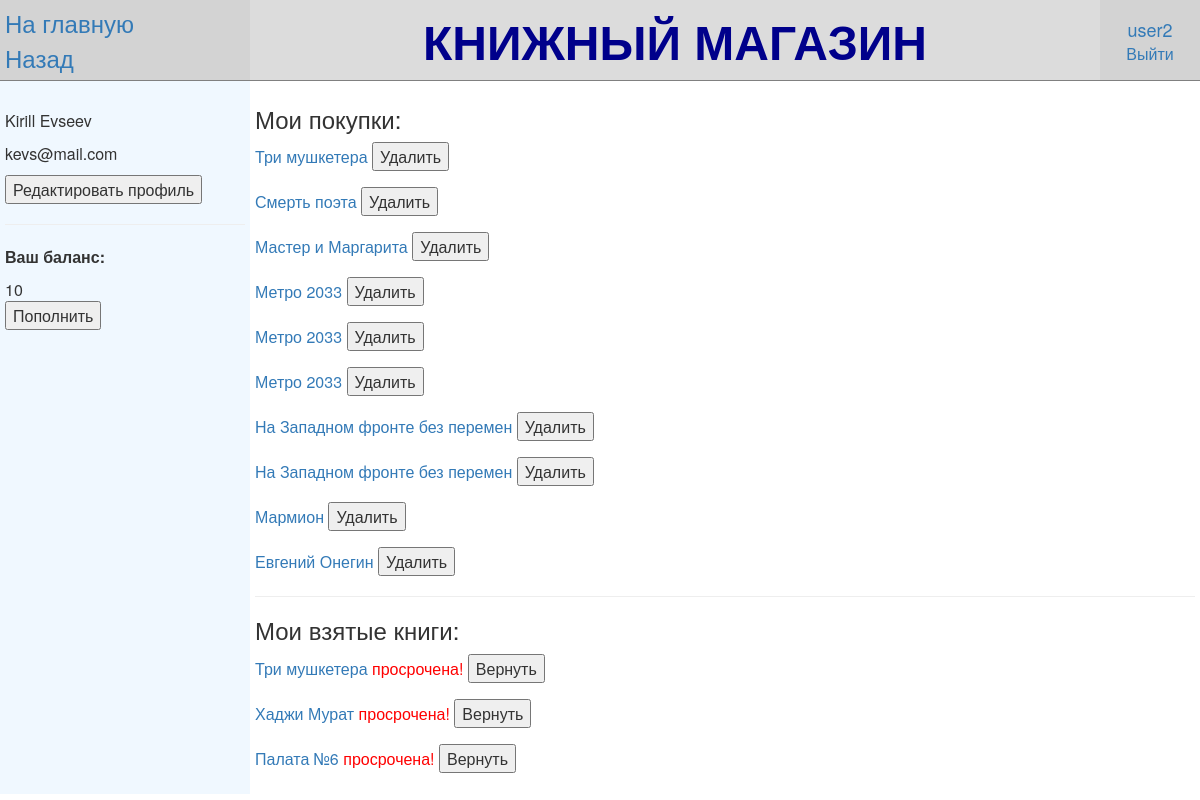
The page /profile/ (signed in) on the database as committed earlier.
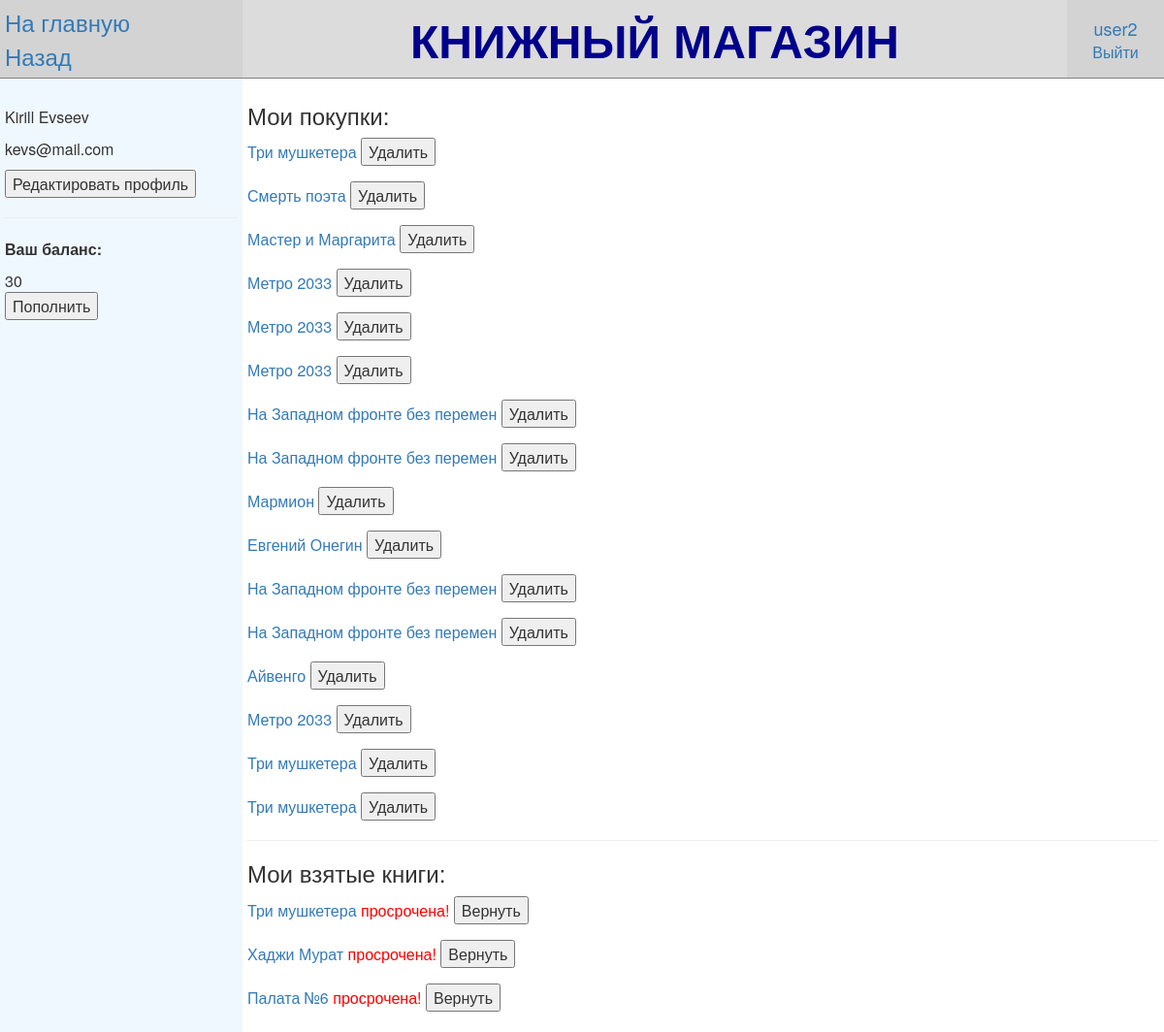
The same page on the database as committed later.
### bookstore_app/models.py (models this page shows, shortened)
class UserMoney(models.Model):
    user=models.OneToOneField(User, on_delete=models.CASCADE)
    money=models.IntegerField(default=0, validators=[MinValueValidator(0), MaxValueValidator(2147483647)], null=True, verbose_name="Баланс")

class Buy (models.Model):
    user=models.ForeignKey(User, on_delete=models.SET_NULL, null=True)
    book=models.ForeignKey(Book, on_delete=models.SET_NULL, null=True)

class Book (models.Model):
    LANG_CORT=(("ENG", "Английский"), ("DEU", "Немецкий"), ("FRA" ,"Французский"), ("RUS" ,"Русский"), ("ITA", "Итальянский"), ("SPA", "Испанский"), ("CHI", "Китайский"))
    GENR_CORT=((None, "---------"), ("Basnya", "Басня"), ("Povest", "Повесть"), ("Poema", "Поэма"), ("Proza", "Проза"), ("Pyesa", "Пьеса"), ("Rasskaz", "Рассказ"), ("Roman", "Роман"), ("Skazka", "Сказка"), ("Stix", "Стихотворение"))
    title=models.CharField(max_length=100, verbose_name="Название")
    image=models.ImageField(upload_to='media/', blank=True, null=True, verbose_name="Изображение")
    summary=models.TextField(max_length=500, blank=True, null=True, verbose_name="Описание")
    author=models.ForeignKey(Author, on_delete=models.SET_NULL, null=True, verbose_name="Автор")
    language=models.CharField(max_length=3, choices=sorted(LANG_CORT, key=lambda x: x[1] ), verbose_name="Язык")
    genre=models.CharField(max_length=20, choices=sorted(GENR_CORT, key=lambda x: x[1] ), verbose_name="Жанр")
    price=models.IntegerField(validators=[MinValueValidator(0), MaxValueValidator(2147483647)], null=True, verbose_name="Стоимость")
    count=models.IntegerField(validators=[MinValueValidator(0), MaxValueValidator(2147483647)], null=True, verbose_name="Количество")
    def __str__(self):
        return self.title
    class Meta:
        ordering=["title"]
    def get_absolute_url(self):
        return reverse ("book_info", args=[str(self.id)])

class Rent (models.Model):
    user=models.ForeignKey(User, on_delete=models.SET_NULL, null=True)
    book=models.ForeignKey(Book, on_delete=models.SET_NULL, null=True)
    date_start=models.DateField(default=date.today())
    date_return=models.DateField(default=date.today()+timedelta(14))
    def day_of_return(self):
        data=self.date_return-date.today()
        return data.days

### bookstore_app/views.py (the view)
# urls.py: path('profile/', views.profileuser, name='profile'),
@login_required(login_url='login')
def profileuser(request):
    buys=Buy.objects.filter(user=request.user)
    rents=Rent.objects.filter(user=request.user)
    money=UserMoney.objects.get(user=request.user)
    return render (request, "profile.html",
        context={
        "buys": buys,
        "rents": rents,
        "money": money,
        })

### bookstore_app/templates/profile.html (shortened to what this page needs)
{%extends "base_template.html"%}
{%block navigate%}
<form action="{% url 'user_update' %}">
    <p>{{user.first_name}} {{user.last_name}}</p>
    <p>{{user.email}}</p>
    <p><input type="submit" value="Редактировать профиль" name="butuserupdate"/></p>
</form>
<hr>
<form action="{% url 'money_plus' %}" method="get">
    <p><b>Ваш баланс:</b></p>
    {{money.money}}
    <p><input type="submit" value="Пополнить" name="butmoney"/></p>
</form>
{%endblock%}
{%block view%}
    <h3>Мои покупки:</h3>
        {%if buys%}
            {%for item in buys%}
            <form action="{% url 'buydelete' item.id%}" method="post">
                <p><a href="{{item.book.get_absolute_url}}">{{item.book}}</a>    <input type="submit" value="Удалить" name="butdelete"/></p>
            </form>
            {%endfor%}
        {%else%}
            <p>Покупок нет</p>
        {%endif%}
        <hr>
        <h3>Мои взятые книги:</h3>
        {%if rents%}
            {%for item in rents%}
            <form action="{% url 'bookreturn' item.id%}" method="post">
                {%if item.day_of_return > 0%}
                    <p><a href="{{item.book.get_absolute_url}}">{{item.book}}</a>    (осталось {{item.day_of_return}} дней)  <input type="submit" value="Вернуть" name="butreturn"/></p>
                {%elif item.day_of_return == 0%}
                    <p><a href="{{item.book.get_absolute_url}}">{{item.book}}</a>    (вернуть сегодня)  <input type="submit" value="Вернуть" name="butreturn"/></p>
                {%elif item.day_of_return < 0%}
                    <p><a href="{{item.book.get_absolute_url}}">{{item.book}}</a>    <font color="red">просрочена!</font>  <input type="submit" value="Вернуть" name="butreturn"/></p>
                {%endif%}
            </form>
            {%endfor%}
        {%else%}
            <p>Книг нет</p>
        {%endif%}
{%endblock%}

### bookstore_app/templates/base_template.html (shortened to what this page needs)
{% load static %}
<html>
    <head>
        <link rel="stylesheet" href="https://maxcdn.bootstrapcdn.com/bootstrap/3.3.7/css/bootstrap.min.css">
        <link rel="stylesheet" href="{% static 'css/styles.css' %}">
    </head>
    <body>
        <table width="100%" heigt="100%" frame="void" rules="rows">
            <tr bgcolor="Gainsboro">
                <td width="250" bgcolor="Lightgrey">
                    <a href="{% url 'index' %}"><font size="5">На главную</font></a><br>
                    <a href="{{request.META.HTTP_REFERER}}"><font size="5">Назад</font></a>
                </td>
                <td align="center" valign="middle">
                    <font size="10" color="DarkBlue"><b>КНИЖНЫЙ МАГАЗИН</b></font>
                </td>
                <td width="100" height="10" align="center" bgcolor="Lightgrey" >
                {%block login%}
                    {%if user.is_authenticated%}
                        {%if user.is_staff%}
                            <div><a href="/admin/"><font size="4">{{user.get_username}}</font></a></div>
                        {%else%}
                            {% for group in request.user.groups.all %}
                                {%if group.name == 'clients'%}
                                    <div><a href="{% url 'profile' %}"><font size="4">{{user.get_username}}</font></a></div>
                                {%elif group.name == 'workers'%}
                                    <div><a href="{% url 'worker' %}"><font size="4">{{user.get_username}}</font></a></div>
                                {%endif%}
                            {%endfor%}
                        {%endif%}
                        <a href="{% url 'logout' %}">Выйти</a>
                    {%else%}
                        <a href="{% url 'login' %}">Войти</a>
                        <a href="{% url 'register' %}">Регистрация</a>
                    {%endif%}
                {%endblock%}
                </td>
            </tr>
            <tr>
                <td height="100%" valign="top" bgcolor="AliceBlue">
                    <br>
                    {%block navigate%}
                    {%endblock%}
                </td>
                <td colspan="2">
                    {%block view%}
                    {%endblock%}
                </td>
            </tr>
        </table>
    </body>
</html>

### static/css/styles.css (style rules this page uses)
body { background-color:rgb(255, 255, 255); }
td { padding: 5px; }

Rows that differ between the two databases and show on the page:
changed UserMoney: money "10" → "30"
added Buy: book "На Западном фронте без перемен"
added Buy: book "На Западном фронте без перемен"
added Buy: book "Айвенго"
added Buy: book "Метро 2033"
added Buy: book "Три мушкетера"
added Buy: book "Три мушкетера"
